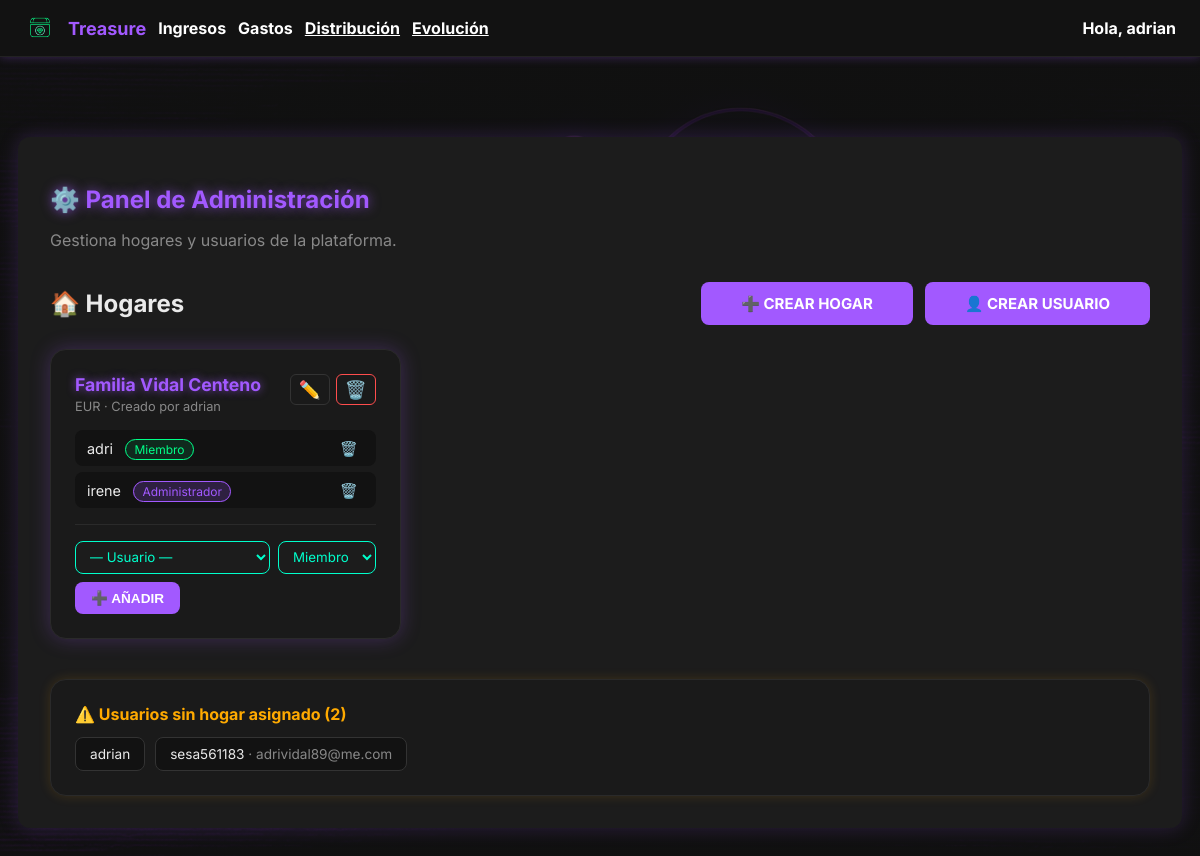
/core/admin-panel/ (signed in), run on an earlier commit of the app's database.
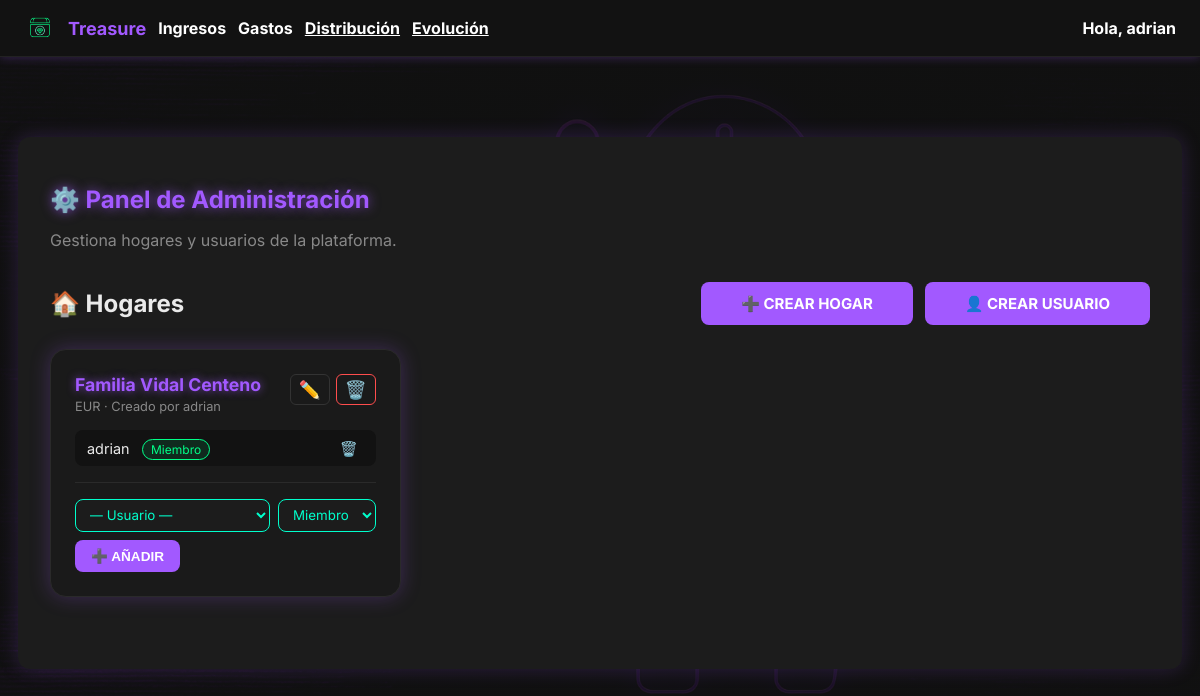
And on a later commit of the database.
### core/models.py (models this page shows, shortened)
class Hogar(models.Model):
    nombre = models.CharField(max_length=100)
    moneda_principal = models.CharField(
        max_length=5,
        choices=[('EUR', '€ Euro'), ('USD', '$ Dólar'), ('BTC', '₿ Bitcoin')],
        default='EUR'
    )
    creado_por = models.ForeignKey(
        User, on_delete=models.SET_NULL, null=True, related_name='hogares_creados'
    )
    fecha_creacion = models.DateTimeField(auto_now_add=True)

class UserProfile(models.Model):
    ROL_CHOICES = [
        ('admin', 'Administrador'),
        ('miembro', 'Miembro'),
        ('viewer', 'Solo lectura'),
    ]
    user = models.OneToOneField(User, on_delete=models.CASCADE)
    hogar = models.ForeignKey(
        Hogar, on_delete=models.SET_NULL, null=True, blank=True, related_name='miembros'
    )
    rol = models.CharField(max_length=20, choices=ROL_CHOICES, default='miembro')
    idioma = models.CharField(
        max_length=10, choices=[('es', 'Español'), ('en', 'Inglés')], default='es'
    )
    moneda = models.CharField(
        max_length=5,
        choices=[('EUR', '€ Euro'), ('USD', '$ Dólar'), ('BTC', '₿ Bitcoin')],
        default='EUR'
    )
    inflacion_referencia = models.FloatField(default=2.0)
    porcentaje_max_endeudamiento = models.FloatField(default=30.0)
    permitir_apis_externas = models.BooleanField(default=False)
    mostrar_alertas = models.BooleanField(default=True)
    recibir_emails = models.BooleanField(default=False)
    avatar = models.ImageField(upload_to='avatars/', null=True, blank=True)

### core/views.py (the view)
# urls.py: path('admin-panel/', views.panel_admin, name='panel_admin'),
@login_required
def panel_admin(request):
    profile = getattr(request.user, 'userprofile', None)
    if not request.user.is_superuser and (not profile or not profile.es_admin):
        messages.error(request, "No tienes permisos para acceder al panel de administración.")
        return redirect('dashboard')
    hogares = Hogar.objects.all().prefetch_related('miembros__user')
    usuarios_sin_hogar = UserProfile.objects.filter(hogar__isnull=True).select_related('user')
    return render(request, 'core/panel_admin.html', {
        'hogares': hogares,
        'usuarios_sin_hogar': usuarios_sin_hogar,
    })

### finanzas/context_processors.py (called while the page is built)
def resumen_inversiones_context(request):
    if request.user.is_authenticated:
        resumen = ResumenInversionesMensual.objects.filter(
            usuario=request.user
        ).order_by('-registro__anio', '-registro__mes').first()
    else:
        resumen = None
    return {
        'resumen_inversiones': resumen
    }

### templates/core/panel_admin.html (shortened to what this page needs)
{% extends "base.html" %}
{% block body_class %}dashboard-background{% endblock %}
{% block content %}
<div class="dashboard-container">
    <h1 style="color: var(--primary-color); text-shadow: 0 0 12px var(--glow); margin-bottom: 8px;">⚙️ Panel de Administración</h1>
    <p style="color: var(--muted); margin-bottom: 32px;">Gestiona hogares y usuarios de la plataforma.</p>
    <div style="display: flex; justify-content: space-between; align-items: center; margin-bottom: 24px;">
        <h2 style="color: var(--text-color); margin: 0;">🏠 Hogares</h2>
        <div style="display: flex; gap: 12px;">
            <a href="{% url 'crear_hogar' %}" class="btn btn-primary">➕ Crear hogar</a>
            <a href="{% url 'crear_usuario' %}" class="btn btn-primary">👤 Crear usuario</a>
        </div>
    </div>
    <div style="display: grid; grid-template-columns: repeat(auto-fill, minmax(340px, 1fr)); gap: 24px; margin-bottom: 40px;">
        {% for hogar in hogares %}
        <div style="background-color: #1a1a1a; border: 1px solid #2a2a2a; border-radius: 16px; padding: 24px; box-shadow: 0 0 20px rgba(162, 89, 255, 0.25); position: relative;">
            <div style="display: flex; justify-content: space-between; align-items: flex-start; margin-bottom: 16px;">
                <div>
                    <div style="font-size: 1.1rem; font-weight: 700; color: var(--primary-color); text-shadow: 0 0 8px var(--glow);">{{ hogar.nombre }}</div>
                    <div style="font-size: 0.8rem; color: var(--muted); margin-top: 4px;">{{ hogar.moneda_principal }} · Creado por {{ hogar.creado_por.username }}</div>
                </div>
                <div style="display: flex; gap: 6px;">
                    <a href="{% url 'editar_hogar' hogar.id %}" style="font-size: 1.1rem; color: var(--muted); text-decoration: none; padding: 4px 8px; border-radius: 6px; border: 1px solid #333;" title="Editar hogar">✏️</a>
                    <a href="{% url 'eliminar_hogar' hogar.id %}" style="font-size: 1.1rem; color: #ff4d4d; text-decoration: none; padding: 4px 8px; border-radius: 6px; border: 1px solid #ff4d4d;" title="Eliminar hogar">🗑️</a>
                </div>
            </div>
            <div style="margin-bottom: 16px;">
                {% for miembro in hogar.miembros.all %}
                <div style="display: flex; justify-content: space-between; align-items: center; padding: 8px 12px; background: #121212; border-radius: 8px; margin-bottom: 6px;">
                    <div>
                        <span style="color: var(--text-color); font-size: 0.9rem;">{{ miembro.user.username }}</span>
                        <span style="
                            margin-left: 8px; font-size: 0.75rem; padding: 2px 8px; border-radius: 20px;
                            {% if miembro.rol == 'admin' %}background: rgba(162,89,255,0.2); color: var(--primary-color); border: 1px solid var(--primary-color);
                            {% elif miembro.rol == 'viewer' %}background: rgba(0,209,255,0.1); color: #00d1ff; border: 1px solid #00d1ff;
                            {% else %}background: rgba(0,255,136,0.1); color: #00ff88; border: 1px solid #00ff88;{% endif %}
                        ">{{ miembro.get_rol_display }}</span>
                    </div>
                    <form method="post" action="{% url 'eliminar_miembro' miembro.id %}" style="margin: 0;">
                        <button type="submit" class="btn-inline-danger" title="Quitar del hogar" onclick="return confirm('¿Quitar a {{ miembro.user.username }} del hogar?')">🗑️</button>
                    </form>
                </div>
                {% empty %}
                <div style="color: var(--muted); font-size: 0.85rem; font-style: italic;">Sin miembros asignados.</div>
                {% endfor %}
            </div>
            <form method="post" action="{% url 'asignar_usuario' %}" style="border-top: 1px solid #2a2a2a; padding-top: 16px;">
                <div style="display: flex; gap: 8px; flex-wrap: wrap;">
                    <select name="usuario_id" class="cyber-select" style="flex: 1; min-width: 120px;">
                        <option value="">— Usuario —</option>
                    </select>
                    <select name="rol" class="cyber-select">
                        <option value="miembro" selected>Miembro</option>
                    </select>
                    <button type="submit" class="btn btn-primary" style="padding: 8px 16px; font-size: 0.85rem;">➕ Añadir</button>
                </div>
            </form>
        </div>
        {% empty %}
        <div style="color: var(--muted); font-style: italic;">No hay hogares creados todavía.</div>
        {% endfor %}
    </div>
    {% if usuarios_sin_hogar %}
    <div style="background: #1a1a1a; border: 1px solid #2a2a2a; border-radius: 16px; padding: 24px; box-shadow: 0 0 12px rgba(255,170,0,0.15);">
        <h2 style="color: #ffaa00; margin-top: 0; font-size: 1rem;">⚠️ Usuarios sin hogar asignado ({{ usuarios_sin_hogar|length }})</h2>
        <div style="display: flex; flex-wrap: wrap; gap: 10px;">
            {% for profile in usuarios_sin_hogar %}
            <div style="background: #121212; border: 1px solid #333; border-radius: 8px; padding: 8px 14px; font-size: 0.85rem; color: var(--text-color);">
                {{ profile.user.username }}
                {% if profile.user.email %}<span style="color: var(--muted)"> · {{ profile.user.email }}</span>{% endif %}
            </div>
            {% endfor %}
        </div>
    </div>
    {% endif %}
</div>
{% endblock %}

### templates/base.html (shortened to what this page needs)
{% load static %}
<!DOCTYPE html>
<html lang="es">
<head>
    <link rel="stylesheet" href="{% static 'css/main.css' %}">
</head>
<body class="{% block body_class %}{% endblock %}">
    {% if request.user.is_authenticated and not hide_navbar %}
    <nav class="navbar">
        <div class="navbar-left">
            <img src="{% static 'img/logo_treasure_3.png' %}" class="nav-logo" alt="Treasure Logo">
            <span class="nav-title">Treasure</span>
            <div class="nav-user-dropdown">
                <span class="nav-user-toggle">Ingresos</span>
            </div>
            <div class="nav-user-dropdown">
                <span class="nav-user-toggle">Gastos</span>
            </div>
            <a href="{% url 'finanzas:vista_distribucion' %}" class="nav-user-toggle">Distribución</a>
            <a href="{% url 'finanzas:vista_evolucion' %}" class="nav-user-toggle">Evolución</a>        </div>
        <div class="navbar-right">
            <div class="nav-user-dropdown">
                <span class="nav-user-toggle">
                    Hola, <span class="nav-username">{{ request.user.first_name|default:request.user.username }}</span>
                </span>
            </div>
        </div>
    </nav>
    {% endif %}
    {% block content %}
    {% endblock %}
</body>
</html>

### static/css/main.css (style rules this page uses)
:root { --primary-color: #a259ff; --glow: rgba(162, 89, 255, 0.7); --dark-bg: #101010; --input-bg: #1c1c1c; --text-color: #eaeaea; --muted: #888; --border: #333; }
body { margin: 0; padding: 0; font-family: 'Inter', sans-serif; background-color: #121212; color: #fff; }
body.dashboard-background { background-image: linear-gradient( rgba(18, 18, 18, 0.9), rgba(18, 18, 18, 0.9) ), url('../img/bg-cyberpunk-finanzas.png'); background-size: cover; background-position: center; background-attachment: fixed; }
h1 { font-size: 24px; margin-bottom: 10px; color: var(--primary-color); }
.btn { display: inline-block; padding: 12px 40px; text-align: center; border: none; border-radius: 8px; font-size: 15px; font-weight: bold; text-transform: uppercase; cursor: pointer; transition: box-shadow 0.3s ease, background-color 0.3s ease; text-decoration: none; color: var(--text-color); }
.btn-primary { background-color: var(--primary-color); color: white; }
.dashboard-container { max-width: 1100px; margin: 80px auto; padding: 2rem; background-color: #1c1c1c; border-radius: 12px; box-shadow: 0 0 20px rgba(162, 89, 255, 0.2); }
.navbar { display: flex; justify-content: space-between; align-items: center; background-color: #121212; padding: 12px 24px; box-shadow: 0 0 10px rgba(162, 89, 255, 0.3); border-bottom: 1px solid #222; }
.navbar-left { display: flex; align-items: center; gap: 12px; }
.nav-logo { height: 32px; width: auto; }
.nav-title { font-size: 18px; color: var(--primary-color); font-weight: bold; }
.navbar-right { display: flex; align-items: center; gap: 20px; }
.nav-user-dropdown { position: relative; display: inline-block; }
.nav-user-toggle { cursor: pointer; color: #fff; font-weight: bold; }
.btn-inline-danger { background: transparent; color: #888; border: none; font-size: 0.9rem; padding: 0 6px; cursor: pointer; transition: color 0.2s ease; vertical-align: middle; }
.cyber-select { background-color: #1c1c1c; color: #00ffcc; border: 1px solid #00ffcc; padding: 0.4rem 0.6rem; border-radius: 0.5rem; font-family: 'Inter', sans-serif; }

What changed in the data, as far as the page shows it:
removed UserProfile: user.username "adri", rol "Miembro"
no longer on one of the page's lists (row edited): UserProfile: user.username "adrian"
removed UserProfile: user.username "irene", rol "Administrador"
removed UserProfile: user.username "sesa561183", user.email "adrividal89@me.com", shown under "⚠️ Usuarios sin hogar asignado (2)"
changed Hogar "Familia Vidal Centeno": gains UserProfile (user.username "adrian", rol "Miembro")
Also different on the page:
{{ usuarios_sin_hogar|length }}: "2" → (not shown)
text no longer shown: "⚠️ Usuarios sin hogar asignado ( )"
